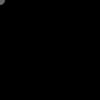
Frame 1 (no input)
Frame 60 (the mouse pressed at the canvas centre just before this capture): identical to frame 1, image omitted
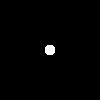
Frame 120 (the mouse held since frame 60 and released just before this capture)

The Processing sketch that drew these frames (run headless with seeded random() and noise(); from frame 60 on, the mouse is pressed at the canvas centre):

// Processing sketch: Class13_MouseTrailSaved
// ── Class13_MouseTrailSaved.pde
// Code to save a trail of mouseX and mouseY

int num = 1;
int[] x = new int[num];
int[] y = new int[num];

int counter = 1; // start counter at 1

void setup() { 
  size(100, 100);
  noStroke();
  fill(255, 102);

  // give negative numbers so you don't see the first ellipse
  x[0] = -width;
  y[0] = -height;
}

void draw() {
  background(0);
  
  // draw the cursor
  ellipse(mouseX,mouseY,10,10);

  // draw all the x and ys
  for (int i = 0; i < counter; i++) {
    ellipse(x[i], y[i], 10, 10);
  }

  if (mousePressed) {
    counter++;
    x = append(x, mouseX); // adds mouseX to the end
    y = append(y, mouseY);
  }
}
